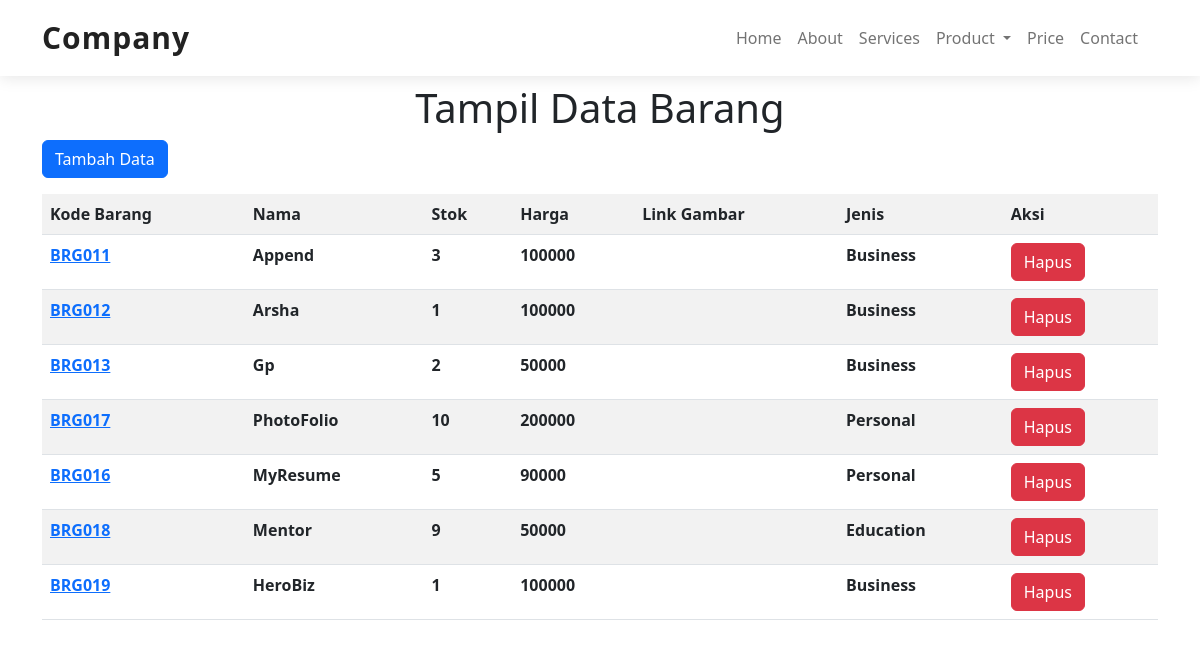
The page /Vbrg/ on the database its author committed.
### produk/models.py (models this page shows, shortened)
class Barang (models.Model):
    kodebrg=models.CharField(max_length=8)
    nama=models.CharField(max_length=50)
    stok=models.IntegerField()
    harga=models.BigIntegerField()
    link_gbr=models.CharField(max_length=150, blank=True)
    waktu_posting=models.DateTimeField(auto_now_add=True)
    jenis_id=models.ForeignKey(Jenis, on_delete=models.CASCADE, null=True)

class Jenis(models.Model):
    nama=models.CharField(max_length=50)
    ket=models.TextField()

### produk/views.py (the view)
# urls.py: path('Vbrg/', Barang_View),
def Barang_View(request):
    barangs=Barang.objects.all()
    konteks={
        'barangs':barangs,
    }
    return render(request,'tampil_brg.html',konteks)

### template/tampil_brg.html (shortened to what this page needs)
{% extends 'base.html' %} {% load static %} {% block isi %}
<section id="tabel">
  <h1><center>Tampil Data Barang</center></h1>
  <div class="container">
    <p><a href="/addbrg/" class="btn btn-primary">Tambah Data</a></p>
    <table class="table table-striped">
      <tr>
        <th>Kode Barang</th>
        <th>Nama</th>
        <th>Stok</th>
        <th>Harga</th>
        <th>Link Gambar</th>
        <th>Jenis</th>
        <th>Aksi</th>
      </tr>
      {% for Barang in barangs %}
      <tr>
        <th><a href="{% url 'ubah_brg' Barang.id %}">{{Barang.kodebrg}}</a></th>
        <th>{{Barang.nama}}</th>
        <th>{{Barang.stok}}</th>
        <th>{{Barang.harga}}</th>
        <th>{{Barang.link_gbr}}</th>
        <th>{{Barang.jenis_id.nama}}</th>
        <th>
          <button
            type="button"
            class="btn btn-danger"
            data-bs-toggle="modal"
            data-bs-target="#hapus-{{ Barang.id }}"
          >
            Hapus
          </button>
        </th>
      </tr>
      {% endfor %}
    </table>
  </div>
</section>
{% endblock %}

### template/base.html (shortened to what this page needs)
{% load static %}
<!DOCTYPE html>
<html lang="en">
  <head>
    <link
      href="https://cdn.jsdelivr.net/npm/bootstrap@5.2.3/dist/css/bootstrap.min.css"
      rel="stylesheet"
    />
    <link href="{%static 'css/style.css'%}" rel="stylesheet" />
    <link
      rel="stylesheet"
      href="https://cdn.jsdelivr.net/npm/bootstrap-icons@1.10.5/font/bootstrap-icons.css"
    />
  </head>
  <body>
    {% include 'header.html' %} {% block isi %} {% endblock %}
  </body>
</html>

### template/header.html (shortened to what this page needs)
<header id="header" class="fixed-top d-flex align-items-center">
  <div class="container d-flex align-items-center justify-content-between">
    <div class="logo">
      <h1><a href="/">Company</a></h1>
    </div>
    <nav id="navbar" class="navbar navbar-expand-lg">
      <div class="container-fluid">
        <ul class="nav nav-pills">
          <div class="collapse navbar-collapse" id="navbarScroll">
            <ul class="navbar-nav ms-auto">
              <li class="nav-item">
                <a class="nav-link" aria-current="page" href="/">Home</a>
              </li>
              <li class="nav-item">
                <a class="nav-link" aria-current="page" href="/about/">About</a>
              </li>
              <li class="nav-item">
                <a class="nav-link" aria-current="page" href="/services/"
                  >Services</a
                >
              </li>
              <li class="nav-item dropdown">
                <a
                  class="nav-link dropdown-toggle"
                  href="#"
                  role="button"
                  data-bs-toggle="dropdown"
                  aria-expanded="false"
                >
                  Product
                </a>
              </li>
              <li class="nav-item">
                <a class="nav-link" aria-current="page" href="/price/">Price</a>
              </li>
              <li class="nav-item">
                <a class="nav-link" aria-current="page" href="/contact/"
                  >Contact</a
                >
              </li>
            </ul>
          </div>
        </ul>
      </div>
    </nav>
  </div>
</header>

### static/css/style.css (style rules this page uses)
#header { padding: 10px 0; background: #fff; box-shadow: 0px 2px 15px rgba(0, 0, 0, 0.1); }
#header .logo h1 { font-size: 30px; margin: 0; padding: 0; line-height: 1; font-weight: 700; letter-spacing: 1px; }
#header .logo h1 a, #header .logo h1 a:hover { color: #222222; text-decoration: none; }
section { padding: 60px 0; overflow: hidden; }

### rows shown on the page
Barang: kodebrg "BRG011", nama "Append", stok "3", harga "100000", jenis_id.nama "Business"
Barang: kodebrg "BRG012", nama "Arsha", stok "1", harga "100000", jenis_id.nama "Business"
Barang: kodebrg "BRG013", nama "Gp", stok "2", harga "50000", jenis_id.nama "Business"
Barang: kodebrg "BRG017", nama "PhotoFolio", stok "10", harga "200000", jenis_id.nama "Personal"
Barang: kodebrg "BRG016", nama "MyResume", stok "5", harga "90000", jenis_id.nama "Personal"
Barang: kodebrg "BRG018", nama "Mentor", stok "9", harga "50000", jenis_id.nama "Education"
Barang: kodebrg "BRG019", nama "HeroBiz", stok "1", harga "100000", jenis_id.nama "Business"
